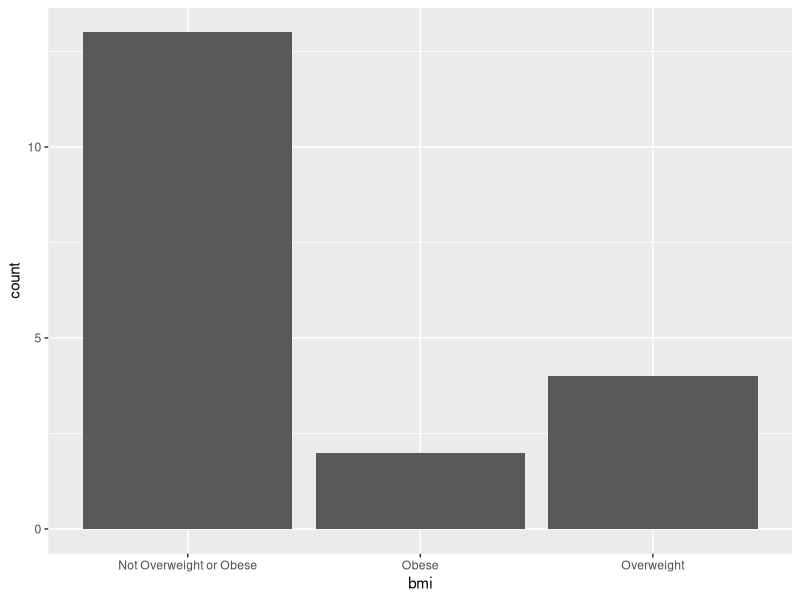
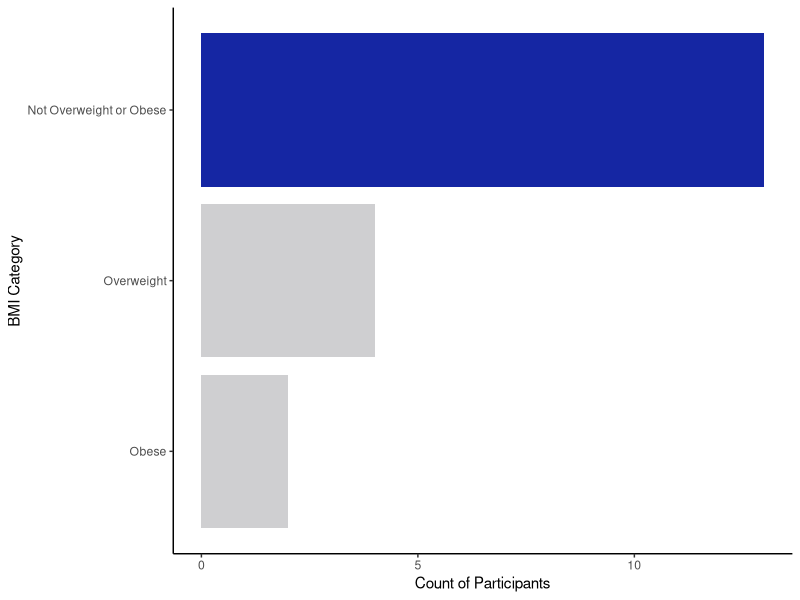

The R source for these figures, in order:
## ---- chunk 1
knitr::opts_chunk$set(echo = TRUE)
library(magrittr)
## ---- chunk 2
# Load the tidyverse package to make our code easier to read
library(tidyverse)
## ---- chunk 3
# Simulate some data
bmi_data <- tribble(
  ~id,   ~sex,     ~bmi,
  "001", "Female", "Not Overweight or Obese",
  "002", "Male",   "Not Overweight or Obese",
  "003", "Female", "Not Overweight or Obese",
  "004", "Female", "Not Overweight or Obese",
  "005", "Female", "Not Overweight or Obese",
  "006", "Female", "Overweight",
  "007", "Female", "Not Overweight or Obese",
  "008", "Male",   "Not Overweight or Obese",
  "009", "Male",   "Not Overweight or Obese",
  "010", "Male",   "Overweight",
  "011", "Female", "Not Overweight or Obese",
  "012", "Female", "Not Overweight or Obese",
  "013", "Female", "Not Overweight or Obese",
  "014", "Female", "Not Overweight or Obese",
  "015", "Male",   "Overweight",
  "016", "Female", "Overweight",
  "017", "Male",   "Obese",
  "018", "Female", NA,
  "019", "Male",   "Not Overweight or Obese",
  "020", "Female", "Obese",
)
## ---- chunk 4
bmi_data %>% 
  count(bmi) %>% 
  mutate(percent = (n / sum(n) * 100) %>% round(2))
## ---- chunk 5
bmi_data <- filter(bmi_data, !is.na(bmi))
## ---- chunk 6
ggplot(data = bmi_data) +
  geom_bar(mapping = aes(x = bmi))
## ---- chunk 7
ggplot(data = bmi_data) +
  geom_bar(
    mapping = aes(x = fct_reorder(bmi, bmi, .fun = length, .desc = FALSE)), 
    fill = c("#cfcfd1", "#cfcfd1", "#1526a3")
  ) +
  scale_x_discrete(name = "BMI Category") +
  scale_y_continuous(name = "Count of Participants") +
  coord_flip() +
  theme_classic()
